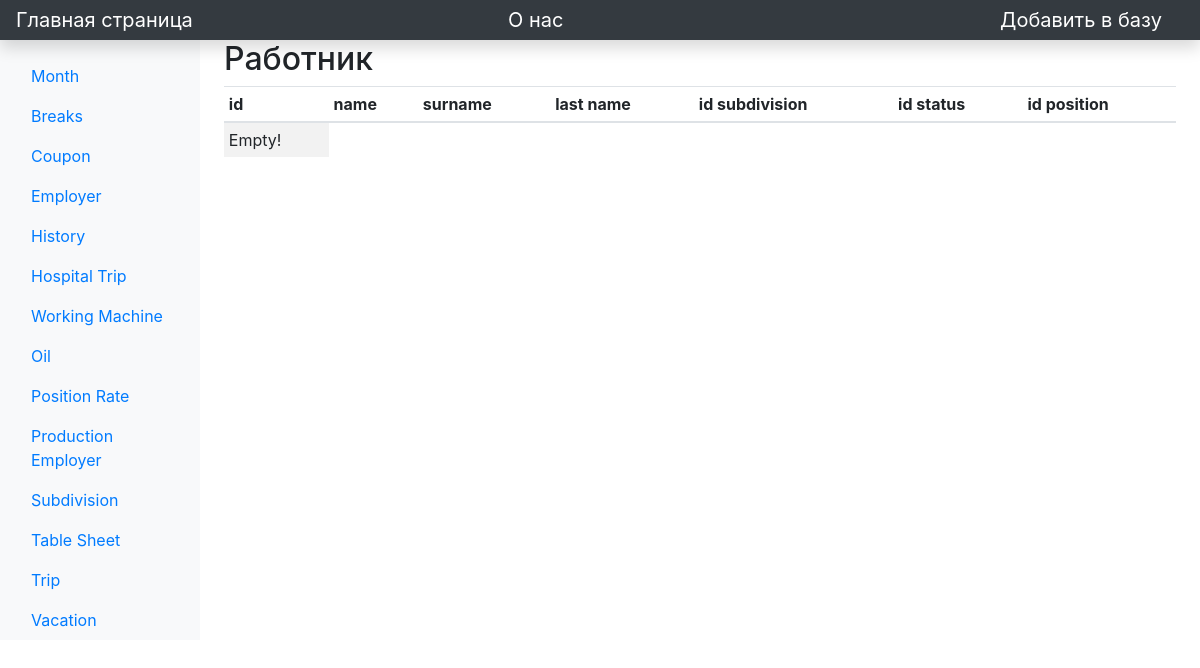
/view/employer_, run on an earlier commit of the app's database.
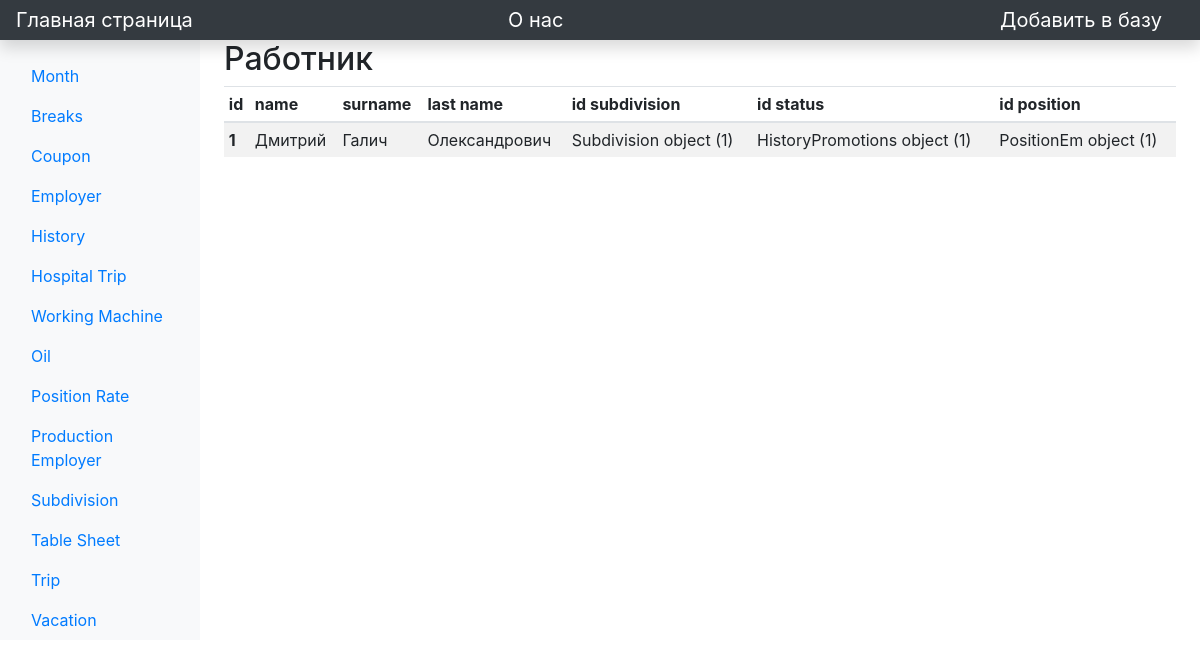
And on a later commit of the database.
### main/models.py (models this page shows)
class Employer(models.Model):
    name = models.CharField('Name', max_length=64)
    surname = models.CharField('Surname', max_length=64)
    last_name = models.CharField('Last name', max_length=64)
    id_subdivision = models.ForeignKey('Subdivision', on_delete=models.PROTECT)
    id_status = models.ForeignKey('HistoryPromotions', on_delete=models.PROTECT)
    id_position = models.ForeignKey('PositionEm', on_delete=models.PROTECT)

class Subdivision(models.Model):
    name = models.CharField('Name subdivision', max_length=64)
    id_machine = models.ForeignKey('WorkingMachine', on_delete=models.PROTECT)

class HistoryPromotions(models.Model):
    name = models.CharField('Name status', max_length=64)
    date_up = models.DateField()

class PositionEm(models.Model):
    name = models.CharField('Name', max_length=64)
    date_up = models.DateField()
    id_rate = models.ForeignKey('ProductionRate', on_delete=models.PROTECT)

### main/views.py (the view)
# urls.py: path('view/employer_', views.employer_, name='employer_'),
def employer_(request):
    task = Employer.objects.all()
    return render(request, 'main/view/employer_.html', {'task': task})

### main/templates/main/view/employer_.html (shortened to what this page needs)
{% extends 'main/base.html' %}
{% block content %}
        <main class="col-md-9 ms-sm-auto col-lg-10 px-md-4">
            <h2>Работник</h2>
            <div class="">
                <table class="table table-striped table-sm ">
                    <thead>
                    <tr>
                        <th scope="col">id</th>
                        <th scope="col">name</th>
                        <th scope="col">surname</th>
                        <th scope="col">last name</th>
                        <th scope="col">id subdivision</th>
                        <th scope="col">id status</th>
                        <th scope="col">id position</th>
                    </tr>
                    </thead>
                    <tbody>
                    {% if task %}
                    {% for i in task %}
                        <tr>
                            <th scope="row">{{ i.id }}</th>
                            <td>{{ i.name }}</td>
                            <td>{{ i.surname }}</td>
                            <td>{{ i.last_name }}</td>
                            <td>{{ i.id_subdivision }}</td>
                            <td>{{ i.id_status }}</td>
                            <td>{{ i.id_position }}</td>
                        </tr>
                    {% endfor %}
                    {% else %}
                    <tr>
                        <td>Empty!</td>
                    </tr>
                    {% endif %}
                    </tbody>
                </table>
            </div>
        </main>
{% endblock %}

What changed in the data, as far as the page shows it:
added Employer: id "1", name "Дмитрий", surname "Галич", last_name "Олександрович", id_subdivision "Subdivision object (1)", id_status "HistoryPromotions object (1)", id_position "PositionEm object (1)"
Also different on the page:
text no longer shown: "Empty!"
